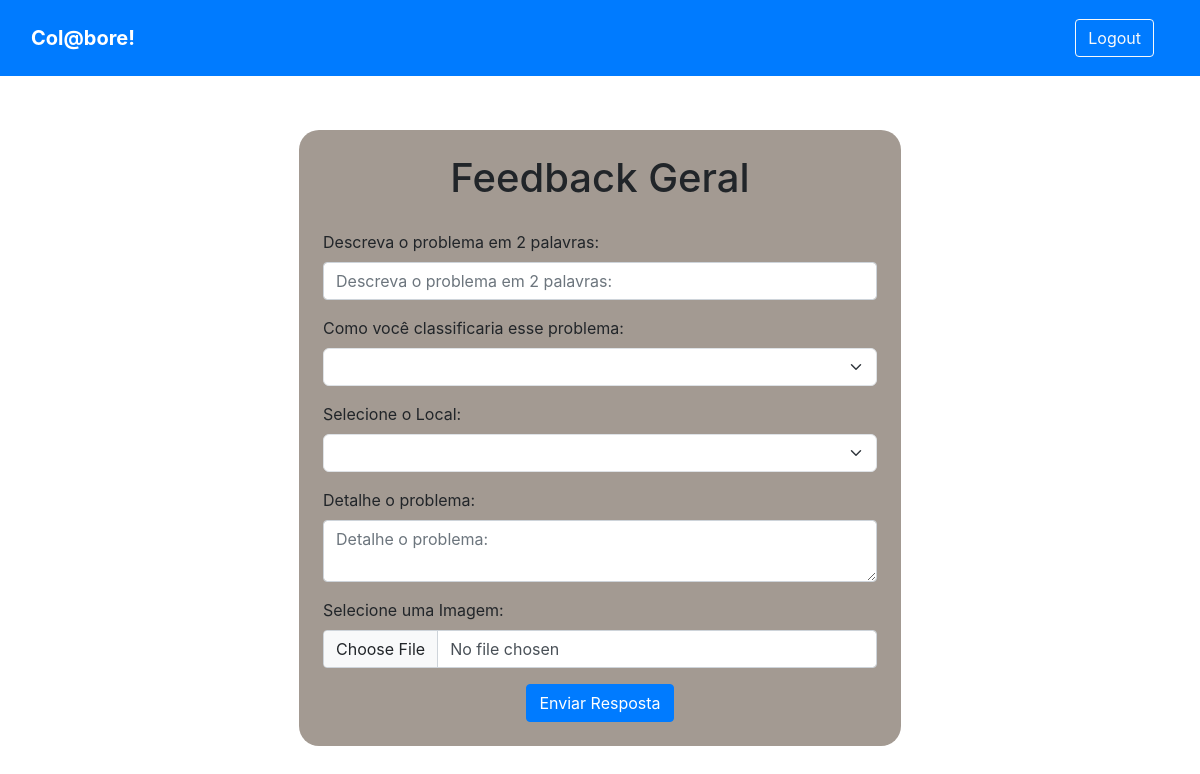
The app's page / (signed in), older data.
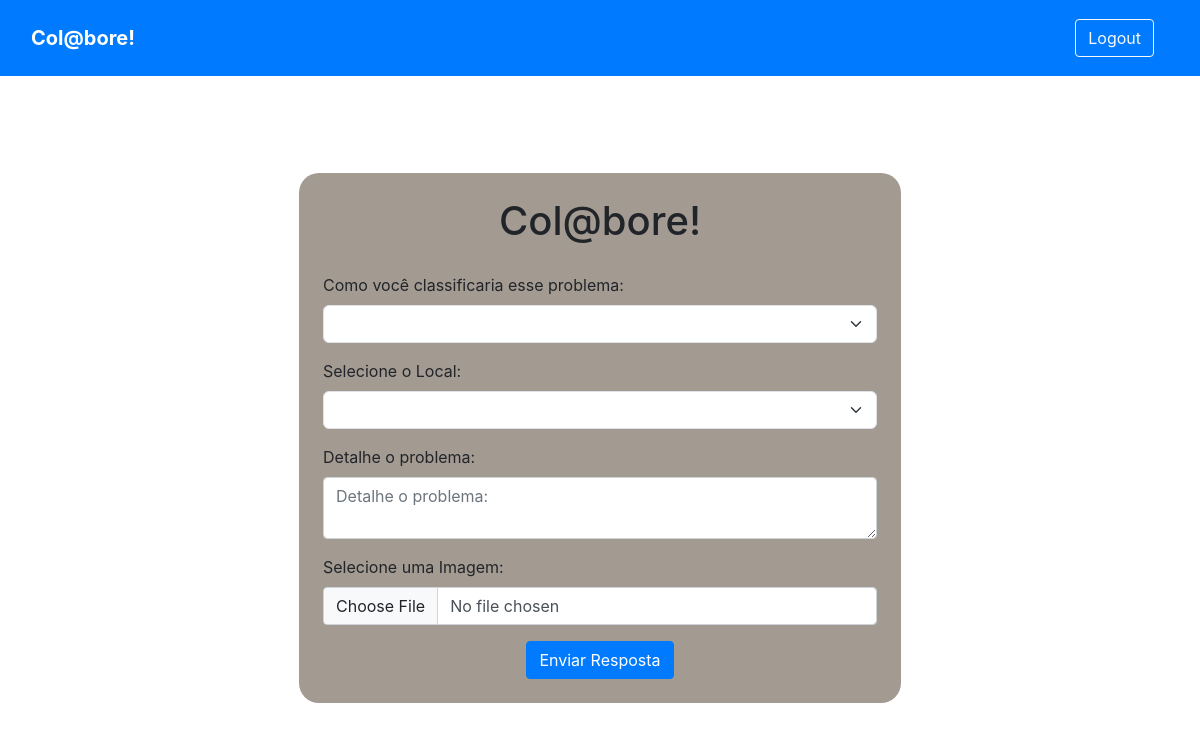
The same page, newer data.
### feedback/models.py (models this page shows, shortened)
class Questionario(models.Model):
    nome = models.CharField(max_length=255 ,null=True)
    link = models.CharField(max_length=25, null=True)
    link_resposta = models.CharField(max_length=25, null=True)
    class Meta:
        verbose_name = _("Questionário")
        verbose_name_plural = _("Questionário")

class Questao(models.Model):
    titulo = models.TextField(null=True, verbose_name="Nome")
    tipo = models.ForeignKey(Tipo, on_delete=models.DO_NOTHING)
    questionario_id = models.ForeignKey(Questionario, on_delete=models.CASCADE)
    area = models.BooleanField(default=False, unique=False)
    local = models.BooleanField(default=False, unique=False)
    class Meta:
        verbose_name = _("Questão")
        verbose_name_plural = _("Questões")

### feedback/views.py (the view, shortened to what this page needs)
# urls.py: path('', home_feedback, name="home_feedback"),
@login_required
def home_feedback(request):
    u_questionario = Questionario.objects.get()
    quests = Questao.objects.filter(questionario_id=u_questionario)
    areas = Area.objects.all()
    locais = Local.objects.all()
    historic = Feedback.objects.all()
    status = Status.objects.all()
    hoje = datetime.today().date().strftime('%d/%m/%Y')
    if request.user.is_superuser:
        Eadm = True
        mails = Feedback.objects.all()
        context = {
            'u_questionario': u_questionario,
             'quests': quests,
             'areas': areas,
             'locais': locais,
             'mails': mails,
             'historic': historic,
             'status': status,
             'hoje': hoje,
             'Eadm': Eadm
        }
    return render(request, "index_feedback.html", context)

### feedback/models.py (called while the page is built)
    def __str__(self):
        return str(self.area)

    def __str__(self):
        return str(self.local)

    def __str__(self):
        return str(self.status)

### feedback/templates/index_feedback.html (shortened to what this page needs)
<!DOCTYPE html>
<html lang="pt-br">
{% load static %}
<head>
    <link href="https://cdn.jsdelivr.net/npm/bootstrap@5.3.1/dist/css/bootstrap.min.css" rel="stylesheet"
>
    <link rel="stylesheet" href="https://maxcdn.bootstrapcdn.com/bootstrap/4.0.0/css/bootstrap.min.css">
    <link rel="stylesheet" href="{% static 'styles_feedback.css' %}">
    <link rel="stylesheet" href="https://unicons.iconscout.com/release/v4.0.0/css/line.css">
</head>
<body class="bg-gradient">
    <nav class="navbar navbar-expand-md navbar-dark bg-primary">
    <div class="container-fluid">
        <a class="navbar-brand me-0 me-md-auto fw-bold" href="#">
            Col@bore!
        </a>
        <div class="collapse navbar-collapse" id="navbarCollapse">
            <ul class="navbar-nav mx-auto">
                <li class="nav-item">
                    <a onclick="showSection('feedback')"></a>
                </li>
                {% if Eadm %}
                <li class="nav-item">
                    <a onclick="showSection('mail')"></a>
                </li>
                {% endif %}
                <li class="nav-item">
                    <a id="loadData" onclick="showSection('historic')"></a>
                </li>
            </ul>
            <div class="col-12 col-md-2 text-md-end">
                {% if user.is_authenticated %}
                    <a href="" class="btn btn-outline-light" role="button" id="logout">Logout</a>
                {% endif %}
            </div>
        </div>
    </div>
</nav>
    <main class="d-flex">
            {% if u_questionario %}
            <section id='feedback' class="form-container">
                <form method="POST" action="{% url 'salvarAnswer' %}" class="p-4" onsubmit="atualizarCamposHidden()" enctype="multipart/form-data">
                    <div class="mb-1 d-flex flex-column align-items-center">
                        <h1 class="mb-4">{{ u_questionario.nome }}</h1>
                    </div>
                    {% for quest in quests %}
                    <div class="mb-3">
                        {% if quest.tipo.tipo == "Resposta Curta" %}
                        <label for="{{ quest.id }}" class="form-label bold">{{ quest.titulo }}</label>
                        <input type="text" name="{{ quest.id }}" id="{{ quest.id }}" placeholder="{{ quest.titulo }}"
                            class="form-control questao" required>
                        {% elif quest.tipo.tipo == "Dropdown" %}
                        <label for="{{ quest.id }}" class="form-label bold">{{ quest.titulo }}</label>
                        <select name="{{ quest.id }}" id="{{ quest.id }}" class="form-select questao" required>
                            <option value=""></option>
                            {% if quest.area %}
                            {% for area in areas %}
                            <option value="{{ area.id }}">{{ area.area }}</option>
                            {% endfor %}
                            {% elif quest.local %}
                            {% for local in locais %}
                            <option value="{{ local.id }}">{{ local.local }}</option>
                            {% endfor %}
                            {% endif %}
                        </select>
                        {% elif quest.tipo.tipo == "Resposta Longa" %}
                        <label for="{{ quest.id }}" class="form-label bold">{{ quest.titulo }}</label>
                        <textarea id="{{ quest.id }}" name="{{ quest.id }}" maxlength="3000" rows="2" cols="50" class="form-control questao"
                            placeholder="{{ quest.titulo }}" required ></textarea>
                        {% elif quest.tipo.tipo == "Imagem" %}
                        <label for="{{ quest.id }}" class="form-label bold">{{ quest.titulo }}</label>
                        <input type="file" name="form_imagem" id="form_imagem" accept="image/*" class="form-control questao">
                        {% endif %}
                    </div>
                    {% endfor %}
                    <div class="d-flex flex-column align-items-center">
                        <button type="submit" class="btn btn-primary">Enviar Resposta</button>
                    </div>
                </form>
            </section>
            {% else %}
            <h1>Não há um questionário formulado</h1>
            {% endif %}
    </main>
</body>
</html>

### feedback/static/styles_feedback.css (style rules this page uses)
* { margin: 0; padding: 0; box-sizing: border-box; transition: 2s ease, opacity; }
body { height: 100vh; width: 100%; display: flex; flex-direction: column; }
:root { --container: #483D3F; --primary-color: #058ED9; --secondary-color: #F4EBD9; --complementary-color: #A39A92; --contrast-color: #77685D; }
main { flex: 1; justify-content: center; overflow: auto; }
.navbar-nav a { font-size: 40px; text-decoration: none; padding: 20px; text-align: center; }
section { max-height: 90%; opacity: 1; transition: opacity 0.5s ease, transform 0.5s ease; display: flex; }
#feedback { font-style: var(--container); border: none; width: auto; margin: auto; overflow-y: auto; max-height: fit-content; }
#feedback form { border-radius: 20px; background-color: var(--complementary-color); }

Row changes from the older to the newer data that the page shows:
removed Questao: titulo "Descreva o problema em 2 palavras:"
changed Questionario: nome "Feedback Geral" → "Col@bore!"
